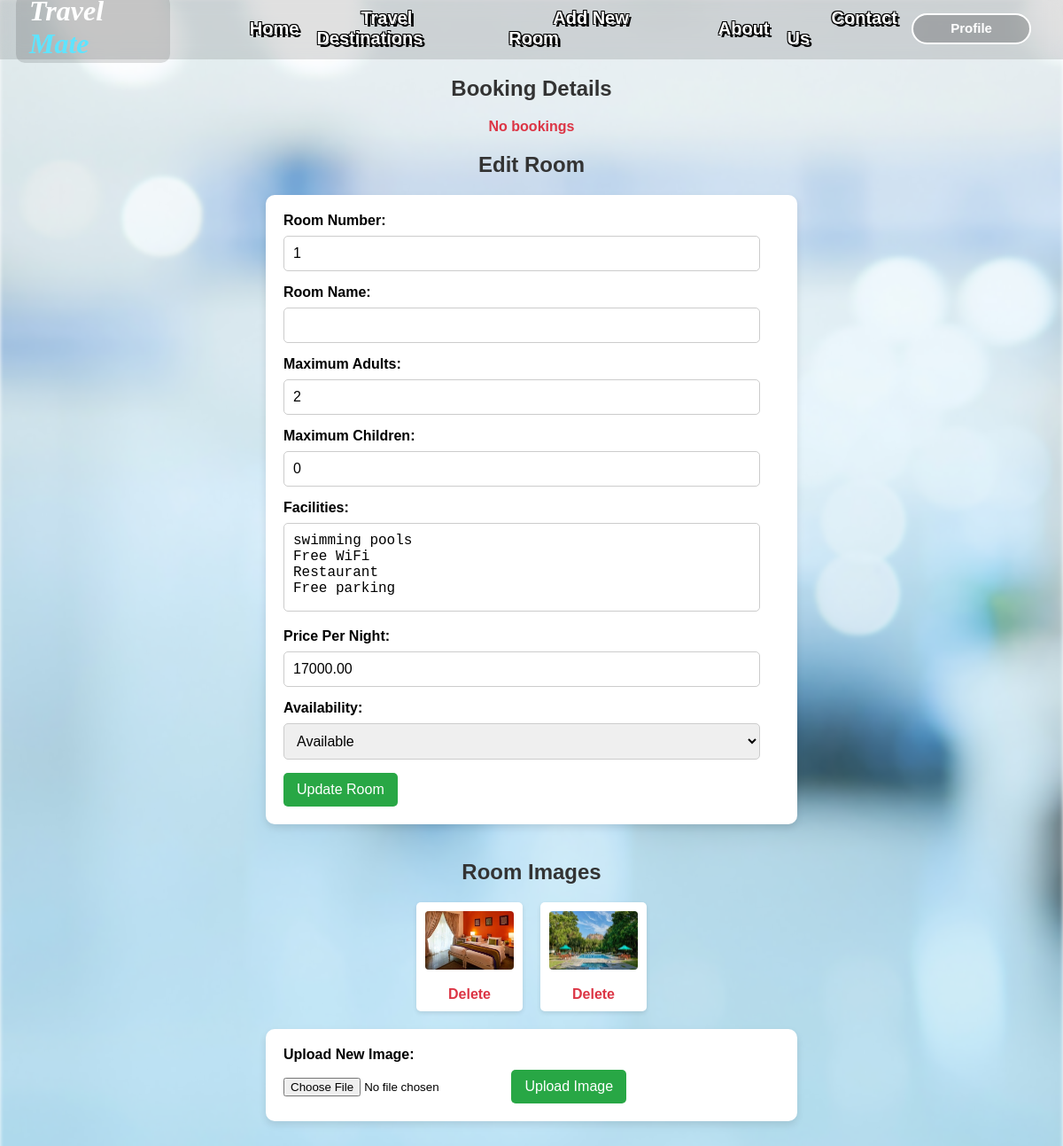
/edit_room.php?room_id=34 (signed in), run on the app's committed database.
### tables this page shows
CREATE TABLE `rooms` (
  `room_id` int(11) NOT NULL,
  `hotel_id` int(11) DEFAULT NULL,
  `room_name` varchar(255) NOT NULL,
  `room_number` int(255) NOT NULL,
  `price_per_night` decimal(10,2) NOT NULL,
  `max_adults` int(11) NOT NULL,
  `max_children` int(11) NOT NULL,
  `availability` varchar(255) NOT NULL,
  `hotel_name` varchar(255) DEFAULT NULL,
  `facilities` varchar(255) NOT NULL
);

CREATE TABLE `room_images` (
  `image_id` int(11) NOT NULL,
  `room_id` int(11) DEFAULT NULL,
  `image_path` varchar(255) DEFAULT NULL
);

### edit_room.php (the view, shortened to what this page needs)
<?php
include('config.php');
$room_id = isset($_GET['room_id']) ? $_GET['room_id'] : 0;
$stmt = $conn->prepare("SELECT * FROM rooms WHERE room_id = ?");
$stmt->bind_param("i", $room_id);
$stmt->execute();
$room = $stmt->get_result()->fetch_assoc();
$imageStmt = $conn->prepare("SELECT * FROM room_images WHERE room_id = ?");
$imageStmt->bind_param("i", $room_id);
$imageStmt->execute();
$images = $imageStmt->get_result();
?>
<!DOCTYPE html>
<html lang="en">
<head>
    <link rel="stylesheet" href="edit_room.css">
</head>
<body>
    <?php include('header.php');?>
    <div class="div1">
        <h2>Booking Details</h2>
        <p><b><?php
            $stmt = $conn->prepare("SELECT booking_id, start_date, end_date FROM bookings WHERE room_id = ?");
            $stmt->bind_param("i", $room['room_id']);
            $stmt->execute();
            $booking_result = $stmt->get_result();
            if ($booking_result->num_rows > 0) {
                while ($booking = $booking_result->fetch_assoc()) {
                    echo "<a href='booking_details.php?booking_id=" . htmlspecialchars($booking['booking_id']) . "'>";
                    echo "Booking ID ".htmlspecialchars($booking['booking_id']).": Booked from " . htmlspecialchars($booking['start_date']) . " to " . htmlspecialchars($booking['end_date']) . "</a><br>";
                }
            } else {
                echo "No bookings";
            }
        ?></b></p>
        <h2>Edit Room</h2>
        <form method="POST" action="edit_room.php">
            <label for="room_number">Room Number:</label>
            <input type="text" name="room_number" value="<?php echo htmlspecialchars($room['room_number'] ?? ''); ?>">
            <label for="room_name">Room Name:</label>
            <input type="text" name="room_name" value="<?php echo htmlspecialchars($room['room_name'] ?? ''); ?>">
            <label for="max_adults">Maximum Adults:</label>
            <input type="number" name="max_adults" value="<?php echo htmlspecialchars($room['max_adults'] ?? ''); ?>">
            <label for="max_children">Maximum Children:</label>
            <input type="number" name="max_children" value="<?php echo htmlspecialchars($room['max_children'] ?? ''); ?>">
            <label for="facilities">Facilities:</label>
            <textarea name="facilities"><?php echo htmlspecialchars($room['facilities'] ?? ''); ?></textarea>
            <label for="price_per_night">Price Per Night:</label>
            <input type="text" name="price_per_night" value="<?php echo htmlspecialchars($room['price_per_night'] ?? ''); ?>">
            <label for="availability">Availability:</label>
            <select name="availability">
                <option value="available" <?php if (($room['availability'] ?? '') == 'available') echo 'selected'; ?>>Available</option>
            </select>
            <button type="submit" name="update_room">Update Room</button>
        </form>
    </div>
    <h2>Room Images</h2>
    <div class="image-gallery">
        <?php if ($images && $images->num_rows > 0) {
            while ($image = $images->fetch_assoc()) { ?>
                <div class="image-item">
                    <img src="<?php echo htmlspecialchars($image['image_path']); ?>" alt="Room Image" style="width: 100px; height: auto;">
                    <a href="edit_room.php?room_id=<?php echo htmlspecialchars($room['room_id']); ?>&delete_image_id=<?php echo htmlspecialchars($image['image_id']); ?>" onclick="return confirm('Are you sure you want to delete this image?');">Delete</a>
                </div>
            <?php }
        } else {
            echo "No images found for this room.";
        } ?>
    </div>
    <form method="POST" action="edit_room.php" enctype="multipart/form-data">
        <label for="image">Upload New Image:</label>
        <input type="file" name="image" id="image" accept="image/*">
        <button type="submit" name="upload_image">Upload Image</button>
    </form>
</body>
</html>

### edit_room.css (style rules this page uses)
body { font-family: Arial, sans-serif; margin-top: 1rem; padding: 20px; }
h2 { text-align: center; color: #333; margin-bottom: 20px; }
p { color: #dc3545; text-align: center; }
a { text-decoration: none; color: #dc3545; }
form { background-color: white; padding: 20px; border-radius: 10px; box-shadow: 0 4px 8px rgba(0, 0, 0, 0.1); max-width: 600px; margin: 0 auto 40px auto; }
label { font-weight: bold; margin-bottom: 8px; display: block; }
input[type="text"], input[type="number"], textarea, select { width: 96%; padding: 10px; margin-bottom: 15px; border: 1px solid #ccc; border-radius: 5px; font-size: 16px; }
textarea { height: 100px; resize: none; }
button { background-color: #28a745; color: white; padding: 10px 15px; border: none; border-radius: 5px; cursor: pointer; font-size: 16px; margin-right: 10px; transition: background-color 0.3s ease; }
.image-gallery { display: flex; flex-wrap: wrap; justify-content: center; gap: 20px; margin-bottom: 20px; }
.image-item { text-align: center; background-color: white; padding: 10px; border-radius: 5px; box-shadow: 0 2px 5px rgba(0, 0, 0, 0.1); width: 120px; }
.image-item img { max-width: 100%; height: auto; margin-bottom: 10px; border-radius: 4px; }
.image-item a { color: #dc3545; text-decoration: none; font-weight: bold; display: block; margin-top: 5px; transition: color 0.3s ease; }

### header.css (style rules this page uses)
*, *::before, *::after { box-sizing: border-box; }

### data on the page
rooms: room_number "1", max_adults "2", max_children "0", facilities "swimming pools Free WiFi Restaurant Free parking", price_per_night "17000.00"
room_images: image_path (picture)
room_images: image_path (picture)
